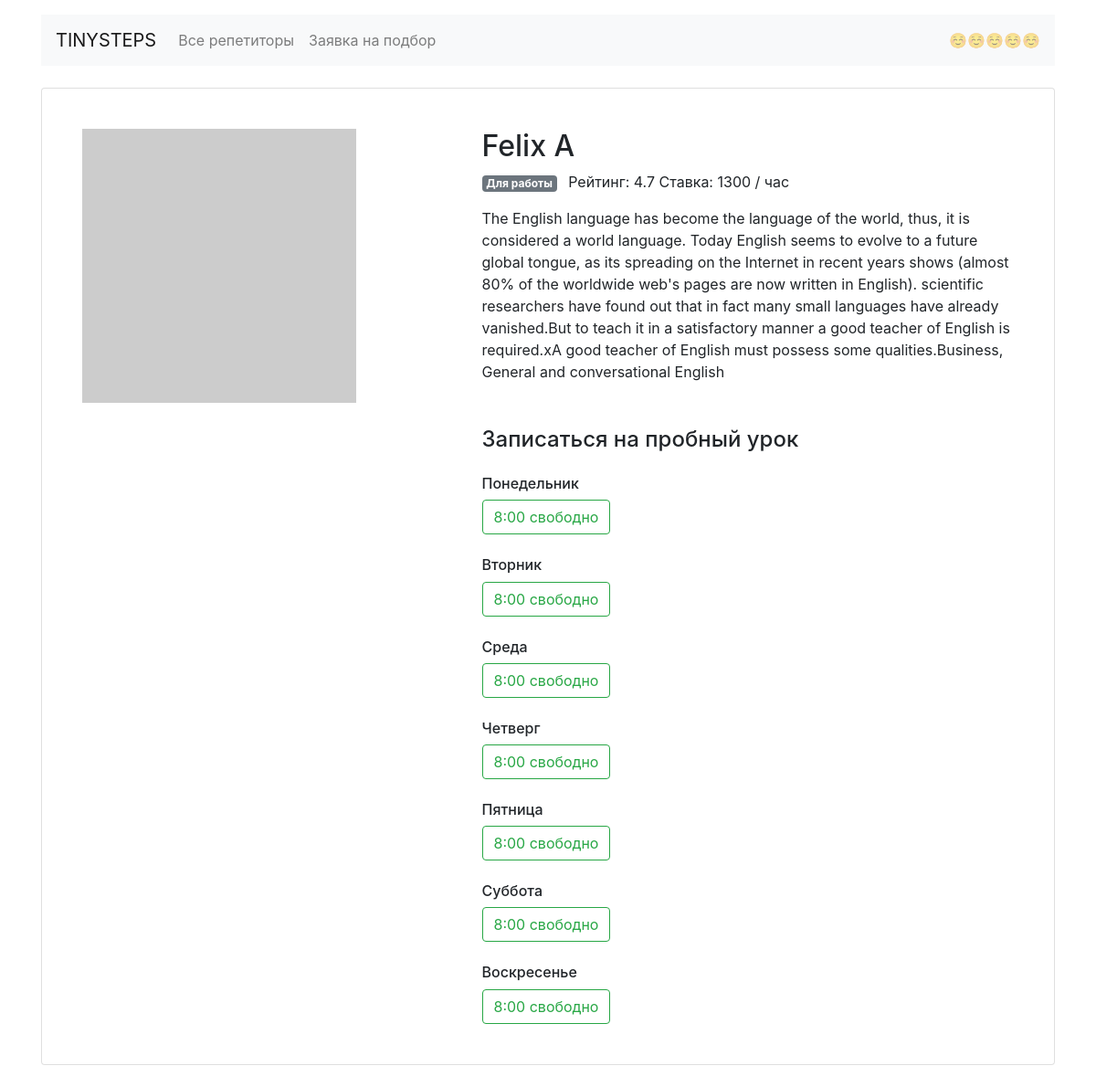
The page /profile/3 on the database its author committed.
### app.py (models this page shows)
class Teacher(db.Model):
    __tablename__ = "teachers"
    id = db.Column(db.Integer, primary_key=True)
    name = db.Column(db.String(100))
    about = db.Column(db.String)
    rating = db.Column(db.Float)
    picture =db.Column(db.String)
    price = db.Column(db.Integer)
    goals = db.Column(db.String)
    free = db.Column(db.String)
    bookings = db.relationship("Booking", back_populates="clientTeacher")

### app.py (the view)
@app.route('/profile/<id>')
def profile(id):
    teacher = db.session.query(Teacher).get(id)
    teacher.free = eval(teacher.free)
    return render_template('profile.html', goals_data=GOALS_DATA,
                            teacher=teacher,
                            weekdays=WEEKDAYS_NAMES
                            )

### templates/profile.html
{% extends 'base.html' %}
{% block container %}
    <div class="card my-4 mx-auto">
      <div class="card-body m-2 m-md-4">
        <article class="row">
          <div class="col-5"><img src="{{ teacher.picture }}" class="img-fluid" alt=""></div>
          <div class="col-7">
            <section class="teacher=info">
              <h1 class="h2">{{ teacher.name }}</h1>
              <p>
                  {% for goal_id in teacher.goals.split(',') %}
                    <span class="badge badge-secondary mr-2">
                      {{ goals_data[goal_id].value }}
                    </span>
                  {% endfor %}
                Рейтинг: {{ teacher.rating }} Ставка: {{ teacher.price }} / час
              </p>
              <p>{{ teacher.about }}</p>
            </section>
            <section class="available">
              <h4 class="mb-4 mt-5">Записаться на пробный урок</h4>
              {% for day, timetable in teacher["free"].items() %}
                <h6 class="mt-4">{{ weekdays[day] }}</h6>
                {% for time, free in timetable.items() %}
                  {% if free %}
                    <a href="/booking/{{ teacher.id }}/{{ day }}/{{ time|replace(':','-') }}" class="btn btn-outline-success mr-2">{{ time }} свободно</a>
                  {% endif %}
                {% endfor %}
              {% endfor %}
            </section>
          </div>
        </article>
      </div>
    </div>
{% endblock %}

### rows shown on the page
Teacher: name "Felix A", goals "Для работы", rating "4.7", price "1300", about "The English language has become the language of the world, thus, it is considered a world language. Today English seems to evolve to a future global tongue, as its spreading on the Internet in recent years shows (almost 80% of the worldwide web's pages are now written in English). scientific researchers have found out that in fact many small languages have already vanished.But to teach it in a satisfactory manner a good teacher of English is required.xA good teacher of English must possess some qualities.Business, General and conversational English"

### other values the page prints
{{ weekdays[day] }} "Понедельник" "Вторник" "Среда" "Четверг" "Пятница" "Суббота" "Воскресенье"
{{ time }} "8:00" "8:00" "8:00" "8:00" "8:00" "8:00" "8:00"
